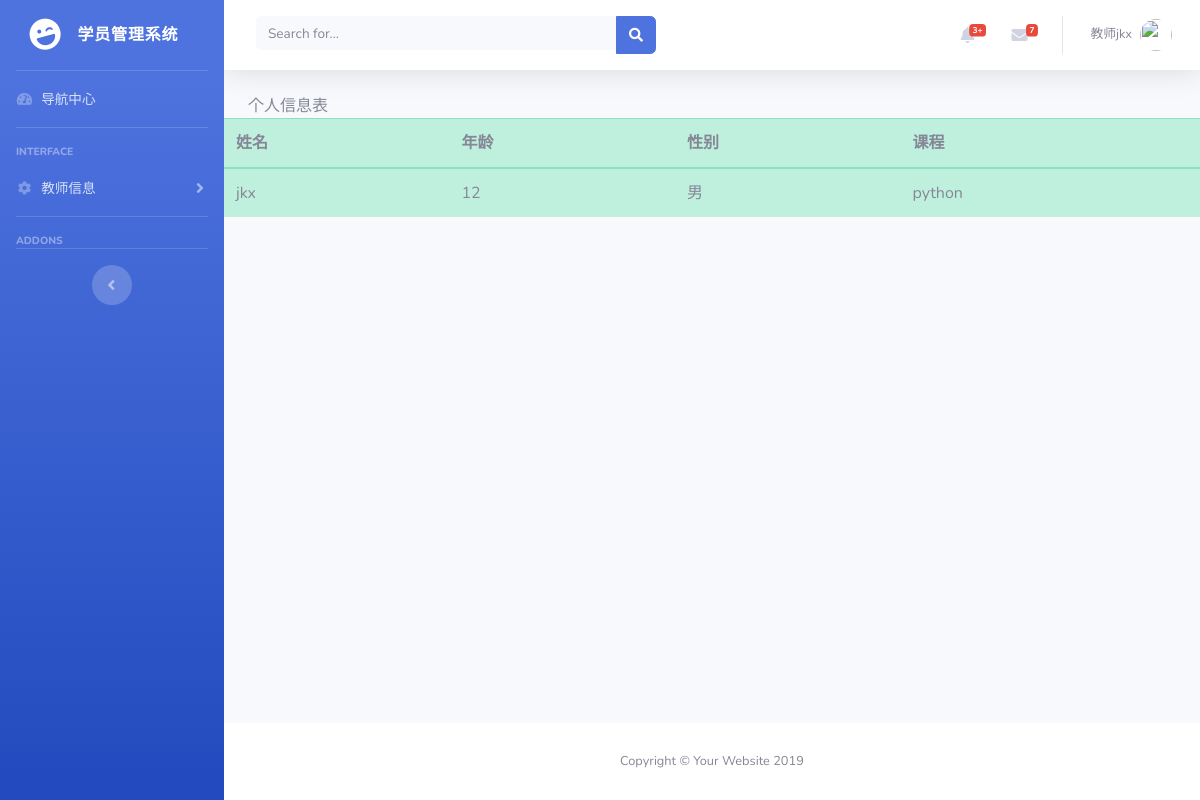
Page /teacher/ (signed in) on the committed database.
### app/models.py (models this page shows, shortened)
class BaseModel(models.Model):
    __abstract__ = True
    id = models.Column(models.Integer, primary_key=True, autoincrement=True)

class Teacher(BaseModel):
    __tablename__ = 'teacher'
    name = models.Column(models.String(32))
    age = models.Column(models.Integer)
    gender = models.Column(models.Integer,default=3)#0 男 1 女 -1 中
    course_id = models.Column(models.Integer, models.ForeignKey('course.id'))

class Course(BaseModel):
    __tablename__ = 'course'
    lable = models.Column(models.String(32))
    description = models.Column(models.Text)
    to_teacher = models.relationship(
        'Teacher',
        backref = 'to_course1'
    )
    to_student = models.relationship(
        'Student',
        secondary = Stu_Cou,
        backref = models.backref('to_course',lazy = 'dynamic'),
        lazy = 'dynamic'
    )

### app/main/views.py (the view)
@csrf.exempt
@main.route('/teacher/',methods=['POST','GET'])
def teacher():
    name = request.cookies.get('username')
    teacher = Teacher.query.filter_by(name=name).first()
    course = teacher.to_course1 #反向查询
    return render_template('teacher.html',**locals())

### app/templates/teacher.html
{% extends 'base.html' %}
{% block title %}
个人信息表
{% endblock %}
{% block container %}
<table class="table table-success">
<thead>
<tr>
    <th>姓名</th>
    <th>年龄</th>
    <th>性别</th>
    <th>课程</th>
</tr>
</thead>
<tbody>
    <tr>
            <td>{{ teacher.name }}</td>
            <td>{{ teacher.age }}</td>
            <td>{{ teacher.gender }}</td>
            <td>{{ course.lable }}</td>
        </tr>
</tbody>
</table>
{% endblock %}

### app/templates/base.html (shortened to what this page needs)
<!DOCTYPE html>
<html lang="en">
<head>
  <link href="/static/vendor/fontawesome-free/css/all.min.css" rel="stylesheet" type="text/css">
  <link href="/static/css/sb-admin-2.min.css" rel="stylesheet">
</head>
<body id="page-top">
  <div id="wrapper">
    <ul class="navbar-nav bg-gradient-primary sidebar sidebar-dark accordion" id="accordionSidebar">
      <a class="sidebar-brand d-flex align-items-center justify-content-center" href="#">
        <div class="sidebar-brand-icon rotate-n-15">
          <i class="fas fa-laugh-wink"></i>
        </div>
        <div class="sidebar-brand-text mx-3">学员管理系统</div>
      </a>
      <hr class="sidebar-divider my-0">
      <li class="nav-item">
        <a class="nav-link" href="/index/">
          <i class="fas fa-fw fa-tachometer-alt"></i>
          <span>导航中心</span></a>
      </li>
      <hr class="sidebar-divider">
      <div class="sidebar-heading">
        Interface
      </div>
        {% if  request.cookies.identity == '0'%}
      <li class="nav-item">
        <a class="nav-link collapsed" href="#" data-toggle="collapse" data-target="#collapseTwo" aria-expanded="true" aria-controls="collapseTwo">
          <i class="fas fa-fw fa-cog"></i>
          <span>教师信息</span>
        </a>
      </li>
        {% endif %}
      <hr class="sidebar-divider">
      <div class="sidebar-heading">
        Addons
      </div>
      <hr class="sidebar-divider d-none d-md-block">
      <div class="text-center d-none d-md-inline">
        <button class="rounded-circle border-0" id="sidebarToggle"></button>
      </div>
    </ul>
    <div id="content-wrapper" class="d-flex flex-column">
      <div id="content">
        <nav class="navbar navbar-expand navbar-light bg-white topbar mb-4 static-top shadow">
          <form class="d-none d-sm-inline-block form-inline mr-auto ml-md-3 my-2 my-md-0 mw-100 navbar-search">
            <div class="input-group">
              <input type="text" class="form-control bg-light border-0 small" placeholder="Search for..." aria-label="Search" aria-describedby="basic-addon2">
              <div class="input-group-append">
                <button class="btn btn-primary" type="button">
                  <i class="fas fa-search fa-sm"></i>
                </button>
              </div>
            </div>
          </form>
          <ul class="navbar-nav ml-auto">
            <li class="nav-item dropdown no-arrow mx-1">
              <a class="nav-link dropdown-toggle" href="#" id="alertsDropdown" role="button" data-toggle="dropdown" aria-haspopup="true" aria-expanded="false">
                <i class="fas fa-bell fa-fw"></i>
                <span class="badge badge-danger badge-counter">3+</span>
              </a>
            </li>
            <li class="nav-item dropdown no-arrow mx-1">
              <a class="nav-link dropdown-toggle" href="#" id="messagesDropdown" role="button" data-toggle="dropdown" aria-haspopup="true" aria-expanded="false">
                <i class="fas fa-envelope fa-fw"></i>
                <span class="badge badge-danger badge-counter">7</span>
              </a>
            </li>
            <li class="nav-item dropdown no-arrow">
              <a class="nav-link dropdown-toggle" href="#" id="userDropdown" role="button" data-toggle="dropdown" aria-haspopup="true" aria-expanded="false">
                {% if request.cookies.identity == '0' %}
                    <span class="mr-2 d-none d-lg-inline text-gray-600 small">教师{{ request.cookies.username }}</span>
                    {% elif request.cookies.identity == '1' %}
                 <span class="mr-2 d-none d-lg-inline text-gray-600 small">学生{{ request.cookies.username }}</span>
                    {% elif request.cookies.identity == '2' %}
                 <span class="mr-2 d-none d-lg-inline text-gray-600 small">管理员{{ request.cookies.username }}</span>
                {% endif %}
                  <img class="img-profile rounded-circle" src="https://source.unsplash.com/QAB-WJcbgJk/60x60">
              </a>
            </li>
          </ul>
        </nav>
        <div class="container-fluid">
          {% block title %}<h1 class="h3 mb-4 text-gray-800"></h1>{% endblock %}
        </div>
        {% block container %}
          {% endblock %}
      </div>
      <footer class="sticky-footer bg-white">
        <div class="container my-auto">
          <div class="copyright text-center my-auto">
            <span>Copyright &copy; Your Website 2019</span>
          </div>
        </div>
      </footer>
    </div>
  </div>
</body>
</html>

### rows in the picture
Teacher: cookies.username "jkx", name "jkx", age "12", gender "男"
Course: lable "python"
